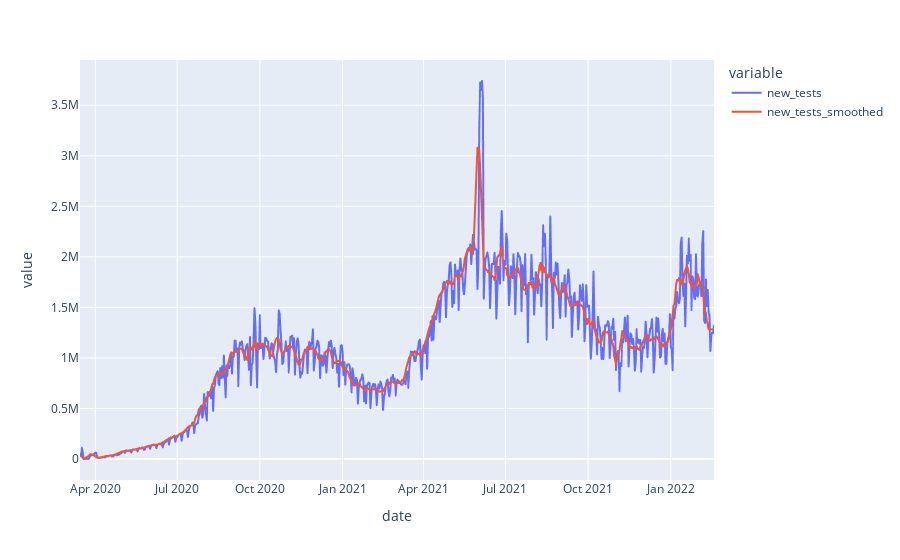

Notebook code for this chart:
### Code cell
fig = px.line(covid_data2, x='date', y=['new_tests', 'new_tests_smoothed'])
fig.show()

### Figure 1 — Plotly figure (JSON) as saved in the notebook; plotly's stock layout.template omitted (floating-point values rounded to 4 significant figures; data arrays with more than 128 entries replaced by an {"elided": "..."} marker saying what was removed)
{"data": [{"hovertemplate": "variable=new_tests<br>date=%{x}<br>value=%{y}<extra></extra>", "legendgroup": "new_tests", "line": {"color": "#636efa", "dash": "solid"}, "marker": {"symbol": "circle"}, "mode": "lines", "name": "new_tests", "showlegend": true, "type": "scattergl", "x": {"elided": "706 str values"}, "xaxis": "x", "y": {"elided": "706 float values"}, "yaxis": "y"}, {"hovertemplate": "variable=new_tests_smoothed<br>date=%{x}<br>value=%{y}<extra></extra>", "legendgroup": "new_tests_smoothed", "line": {"color": "#EF553B", "dash": "solid"}, "marker": {"symbol": "circle"}, "mode": "lines", "name": "new_tests_smoothed", "showlegend": true, "type": "scattergl", "x": {"elided": "706 str values"}, "xaxis": "x", "y": {"elided": "706 int values"}, "yaxis": "y"}], "layout": {"legend": {"title": {"text": "variable"}, "tracegroupgap": 0}, "margin": {"t": 60}, "xaxis": {"anchor": "y", "domain": [0, 1], "title": {"text": "date"}}, "yaxis": {"anchor": "x", "domain": [0, 1], "title": {"text": "value"}}}}
